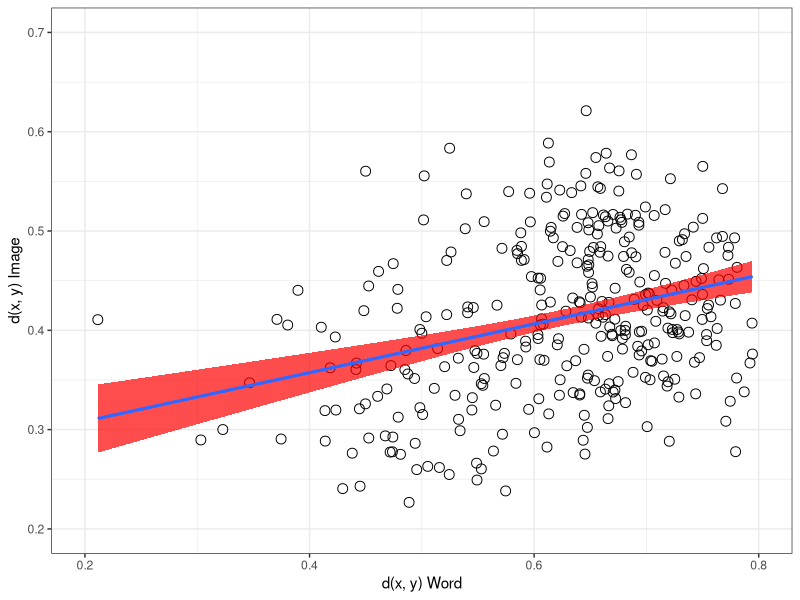
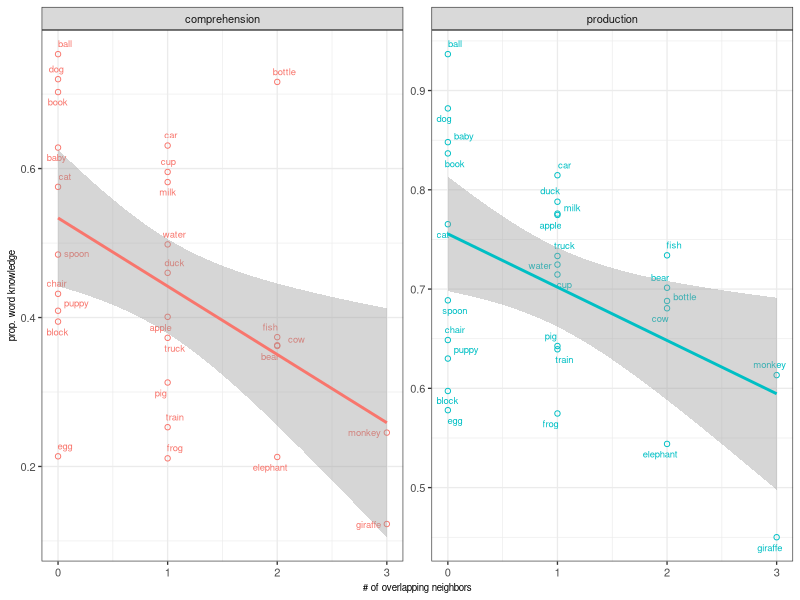

The R source for these figures, in order: (Note: this script raises an error after producing the figures.)
## ---- chunk 1
rm(list=ls())
knitr::opts_chunk$set(fig.width=3, fig.height=3, fig.crop = F, fig.pos = "tb", fig.path='figs/',
                      echo=F, warning=F, cache=F, message=F, sanitize = T)
## ---- chunk 2
library(png)
library(grid)
library(ggplot2)
library(xtable)
library(tidyverse)
library(ggpubr)
library(broom)
library(ggrepel)
library(forcats)
# library(latex2exp)
## ---- chunk 3
animate <- c("puppy", "duck", "elephant", "pig", "monkey", "giraffe",
             "bear", "baby", "fish", "frog", "cow", "dog", "cat")
words27 <-  read_csv("data/pairwise_distances.csv") %>% distinct(word)
combo <- read_csv("data/pairwise_distances.csv") %>%
  unite(pair, X1, word, remove = T) %>% 
  distinct(cos_word,.keep_all = T)
#eb this gets rid of our redundancy issues
wb_prod <- read_csv("data/wordbank_production.csv") %>%  
   mutate(definition = forcats::fct_recode(definition,
    "fish"    = "fish (animal)",
    "water"   = "water (beverage)")) %>% 
  filter(definition%in%words27$word) %>% 
  mutate(animate = ifelse(definition %in% animate, "animate", "inanimate"))

wb_comp <- read_csv("data/wordbank_comprehension.csv") %>%
     mutate(definition = forcats::fct_recode(definition,
    "fish"    = "fish (animal)",
    "water"   = "water (beverage)")) %>% 
  filter(definition%in%words27$word) %>% 
    mutate(animate = ifelse(definition %in% animate, "animate", "inanimate"))
overlap_ratios <- read_csv("data/overlap_table_central.csv") %>% 
  mutate(animate = ifelse(word %in% animate, T, F))
overlap_ratios_random <- read_csv("data/overlap_table_RANDOM.csv")
# fix water picture in img space
neighbor_counts <- read_csv("data/neighbor_counts_central.csv") %>% 
  rename(definition = word)

neighbor_counts_random <- read_csv("data/neighbor_counts_RANDOM.csv") %>% 
  rename(definition = word)

stimuli_counts <- read_csv("python/stimuli_counts.csv")
## ---- chunk 4
perf <- read_csv("python/classify_performance.csv")
top_1_perf = sum(perf$top_1)/length(perf$top_1)
top_5_perf = sum(perf$top_5)/length(perf$top_5)
## ---- chunk 5
pairwise_corr <- cor.test(combo$cos_img, combo$cos_word, conf.int=T) %>% tidy()

pairwise_corr_string <- sprintf("$R = %0.2f$, $p < %1.2g$", pairwise_corr$estimate, pairwise_corr$p.value)
## ---- chunk 6

shapiro.test(overlap_ratios$overlap_ratio)#almost normal
overlap_wilcox <- wilcox.test(overlap_ratios$overlap_ratio, conf.int=T)# significantly different from chance
#even with correction, both animate and animate overlaps>0, not different from each other
# wilcox.test(subset(overlap_ratios, animate==F)$overlap_ratio)
# wilcox.test(subset(overlap_ratios, animate==T)$overlap_ratio)
# wilcox.test(subset(overlap_ratios, animate==T)$overlap_ratio,
#             subset(overlap_ratios, animate==F)$overlap_ratio)

shapiro.test(overlap_ratios_random$overlap_ratio)

overlap_wilcox_random <- wilcox.test(overlap_ratios_random$overlap_ratio, conf.int=T)
# overlap_wilcox
# overlap_wilcox_random
# 
#eb: this one is key: it's significantly smaller with random (but needs to be a paired test)
overlap_wilcox_compwithrandom<-wilcox.test(overlap_ratios$overlap_ratio, overlap_ratios_random$overlap_ratio, conf.int=T, paired=T)

## ---- chunk 7
ggplot(combo, aes(cos_word, cos_img))+
  geom_point(size=3, shape =1)+
  geom_smooth(method="lm", aes(group=1), show.legend=F, fill ="red", alpha = .7)+
  geom_smooth(method="lm", aes(group=1), se=F)+ # this second line is to trick ggplot into not putting the gray fill in the boxes in the legend (coming from the standard error in the first line)
  theme_bw()+
  xlab("d(x, y) Word")+
  ylab("d(x, y) Image")+
  xlim(0.2,0.80)+
  ylim(0.2,0.7)+
  theme(legend.position="bottom", 
        legend.title = element_blank(), 
        legend.text = element_text(size=7), 
        legend.key.width = unit(0.4, "cm"),
        legend.key = element_rect(fill = 'white', size = 0.1)
        )

cap <- sprintf("Relative cosine distance between points in word-space (x-axis) and image-space (y-axis), for each item pair. Fitted line reflects linear fit with SE ($R = %0.2f$, $p < .001$).", pairwise_corr$estimate, pairwise_corr$p.value)
## ---- chunk 8
wb_prod_long <- wb_prod %>% 
  gather(`16`:`30`, value = 'mean_prop_prod', key = "month")
wb_comp_long <- wb_comp %>% 
  gather(`8`:`18`, value = 'mean_prop_comp', key = "month")
wb_prod_long_allmonths <- wb_prod_long %>% 
  group_by(definition, animate) %>% 
  summarise(overall_prop_prod = mean(mean_prop_prod)) %>% 
  left_join(neighbor_counts) %>% 
  mutate(totalneighbors = (image_count+word_count)-overlap_count,
         overlapratio = overlap_count/totalneighbors)

wb_comp_long_allmonths <- wb_comp_long %>% 
  group_by(definition, animate) %>% 
  summarise(overall_prop_comp = mean(mean_prop_comp)) %>% 
  left_join(neighbor_counts) %>% 
  mutate(totalneighbors = (image_count+word_count)-overlap_count,
         overlapratio = overlap_count/totalneighbors)

prod_overlap_corr <- cor.test(wb_prod_long_allmonths$overall_prop_prod, wb_prod_long_allmonths$overlap_count, conf.int=T) %>% tidy()
comp_overlap_corr <- cor.test(wb_comp_long_allmonths$overall_prop_comp, wb_comp_long_allmonths$overlap_count, conf.int=T) %>% tidy()

wb_all<- wb_comp_long_allmonths %>% 
  left_join(wb_prod_long_allmonths) %>% 
  gather(c(overall_prop_comp, overall_prop_prod), value = prop_kids, key = comp_prod ) %>% 
  mutate(comp_prod = fct_recode(comp_prod,
    "production" = "overall_prop_prod",
    "comprehension" = "overall_prop_comp"
  ))

write.csv(wb_all, "overlap_correlations.csv")

# cor.test(wb_all$overlap_count, wb_all$prop_kids) # correlation
## ---- chunk 9

ggplot(wb_all, aes(overlap_count,prop_kids, color = comp_prod))+
  geom_point(shape=1)+
  geom_text_repel(aes(label = definition), size=2.4, force=2)+
  facet_wrap(~comp_prod, scales = "free_y")+
  stat_smooth(method = "lm")+
  theme_bw(base_size = 10)+
  theme(axis.title=element_text(size=7))+
  guides(colour = "none")+
  xlab("# of overlapping neighbors")+
  ylab("prop. word knowledge")

cap <- "Proportion of children in WordBank reported to understand (left, 8-18mo.average) or produce (right, 16-30mo. average) the 27 items, as a function of number of overlapping (image and word) neighbors. Lines indicates linear fit with SE CIs (both R$>$-.45, p$<$.05)."
## ---- chunk 10
wb_prod_long <- wb_prod %>% 
  gather(`16`:`30`, value = 'mean_prop_prod', key = "month")
wb_comp_long <- wb_comp %>% 
  gather(`8`:`18`, value = 'mean_prop_comp', key = "month")
wb_prod_long_allmonths_random <- wb_prod_long %>% 
  group_by(definition, animate) %>% 
  summarise(overall_prop_prod = mean(mean_prop_prod)) %>% 
  left_join(neighbor_counts_random) %>% 
  mutate(totalneighbors = (image_count+word_count)-overlap_count,
         overlapratio = overlap_count/totalneighbors)

wb_comp_long_allmonths_random <- wb_comp_long %>% 
  group_by(definition, animate) %>% 
  summarise(overall_prop_comp = mean(mean_prop_comp)) %>% 
  left_join(neighbor_counts_random) %>% 
  mutate(totalneighbors = (image_count+word_count)-overlap_count,
         overlapratio = overlap_count/totalneighbors)

prod_overlap_corr_random <- cor.test(wb_prod_long_allmonths_random$overall_prop_prod, wb_prod_long_allmonths_random$overlap_count, conf.int=T) %>% tidy()
comp_overlap_corr_random <- cor.test(wb_comp_long_allmonths_random$overall_prop_comp, wb_comp_long_allmonths_random$overlap_count, conf.int=T) %>% tidy()

wb_all_random<- wb_comp_long_allmonths_random %>% 
  left_join(wb_prod_long_allmonths_random) %>% 
  gather(c(overall_prop_comp, overall_prop_prod), value = prop_kids, key = comp_prod ) %>% 
  mutate(comp_prod = fct_recode(comp_prod,
    "production" = "overall_prop_prod",
    "comprehension" = "overall_prop_comp"
  ))


# cor.test(wb_all_random$overlap_count, wb_all_random$prop_kids) # no correlation with random vecs
# cor.test(wb_all$overlap_count, wb_all$prop_kids) # correlation
## ---- chunk 11
knitr::include_graphics('figs/overlap_table.pdf')
cap <- "Neighbors in image- and word-space. Overlapping neighbors are in bold and red; italicised words are image-neighbors only, underlined words are word-neighbors only. Overlap ratio reflects shared over total neighbors."
## ---- chunk 12
# References will be generated automatically by Pandoc and included here.
# The following code is some latex to format the bibliography. Do not remove it.
